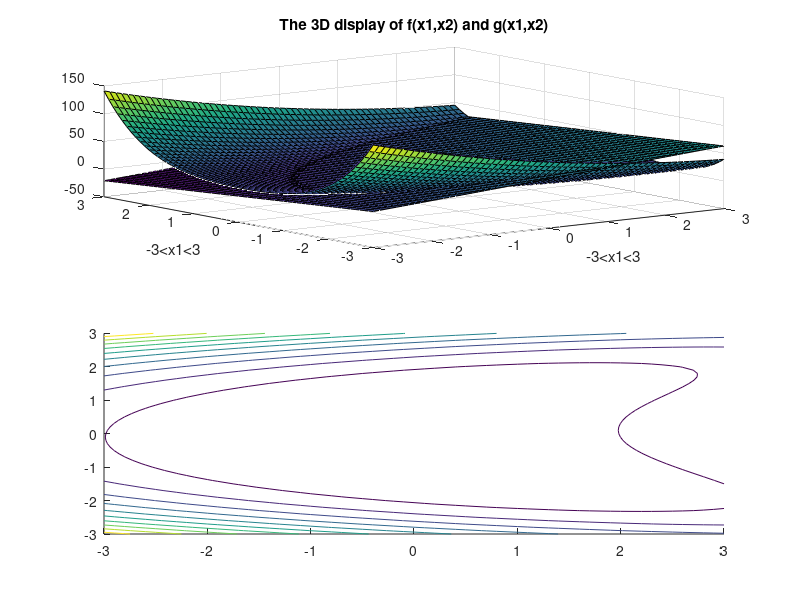

The MATLAB script that drew this image: (Note: this script raises an error after producing the figure.)
[x1,x2]=meshgrid(-3:0.1:3,-3:0.1:3);
f=2*x1+x2+(x1.^2-x2.^2)+(x1-x2.^2).^2;
g=8*x1-6*x2+21;
subplot(2,1,1);
surf(x1,x2,f);
hold on;

surf(x1,x2,g);
hold off;
title('The 3D display of f(x1,x2) and g(x1,x2)');
xlabel('-3<x1<3');
ylabel('-3<x1<3');

subplot(2,1,2);
[c]=contour(x1,x2,f,'-','color','k');
clabel(c);
hold off;
title('The contours of f(x1,x2) and g(x1,x2)');
xlabel('-3<x1<3');
ylabel('-3<x1<3');
